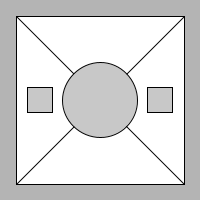
Frame 1 (no input)
Frame 60 (the mouse pressed at the canvas centre just before this capture): identical to frame 1, image omitted
Frame 120 (the mouse held since frame 60 and released just before this capture): identical to frame 1, image omitted

The Processing sketch that drew this single still picture (run headless with seeded random() and noise(); from frame 60 on, the mouse is pressed at the canvas centre):

// Processing sketch: exercise04_05_variable_sreen_size_flag_sketch
// ── exercise04_05_variable_sreen_size_flag_sketch.pde
void setup() {
	size(200, 200);
	frameRate(30);
    rectMode(CENTER);
    ellipseMode(CENTER);
}

void draw() {
	background(180);
    float centerX = width/2;
    float centerY = height/2;
    float cornerGap = width/12;

    fill(255);
	rect(centerX, centerY, width - cornerGap*2, height
     - cornerGap*2);
    line(cornerGap, cornerGap, width - cornerGap, height - cornerGap);
    line(cornerGap, height - cornerGap, width - cornerGap, cornerGap);
    fill(200);
    ellipse(centerX, centerY, width/2.7, height/2.7);
    rect(width/5, centerY, width/8, height/8);
    rect(width - width/5, centerY, width/8, height/8);
}
